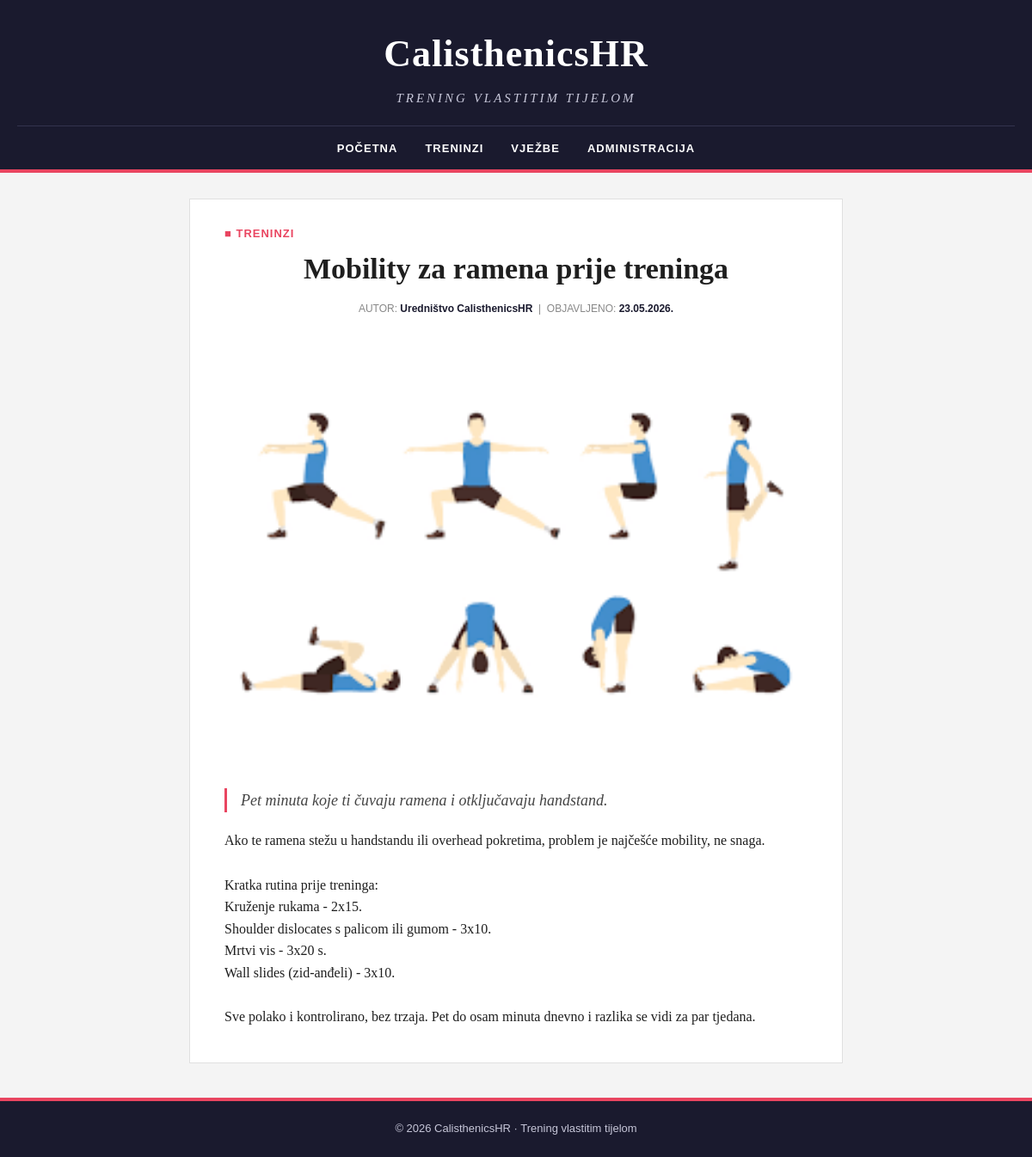
The app's page /clanak.php?id=4, older data.
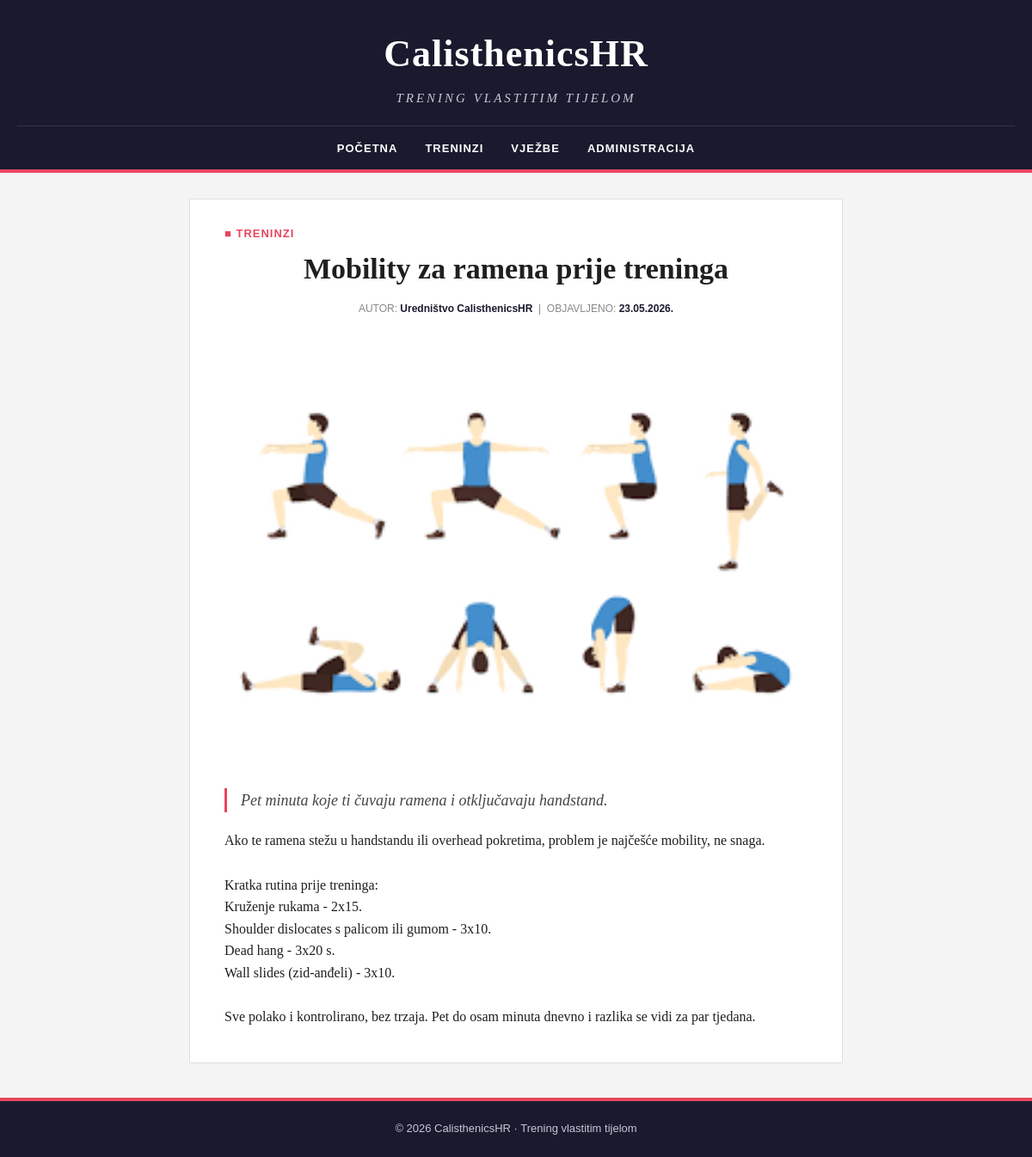
The same page, newer data.
### tables this page shows
CREATE TABLE vijesti (
    id INT(11) NOT NULL AUTO_INCREMENT,
    datum VARCHAR(32),
    naslov VARCHAR(64),
    sazetak TEXT,
    tekst TEXT,
    slika VARCHAR(64),
    kategorija VARCHAR(64),
    arhiva TINYINT(1),
    PRIMARY KEY (id)
);

### connect.php (called while the page is built, shortened)
<?php
function esc($s) {
    return htmlspecialchars($s, ENT_QUOTES, 'UTF-8');
}

### clanak.php (the view, shortened to what this page needs)
<?php
include 'connect.php';
$id = isset($_GET['id']) ? (int) $_GET['id'] : 0;
$row = null;
$query = "SELECT * FROM vijesti WHERE id=?";
$stmt = mysqli_stmt_init($dbc);
if (mysqli_stmt_prepare($stmt, $query)) {
    mysqli_stmt_bind_param($stmt, 'i', $id);
    mysqli_stmt_execute($stmt);
    $result = mysqli_stmt_get_result($stmt);
    $row = mysqli_fetch_array($result);
}
?>
<!DOCTYPE html>
<html lang="hr">
<head>
    <link rel="stylesheet" type="text/css" href="style.css">
</head>
<body>
    <header>
        <div class="brand">
            <h1 class="logo"><a href="index.php">CalisthenicsHR</a></h1>
            <p class="tagline">Trening vlastitim tijelom</p>
        </div>
        <nav>
            <a href="index.php">Početna</a>
            <a href="kategorija.php?id=treninzi">Treninzi</a>
            <a href="kategorija.php?id=vjezbe">Vježbe</a>
            <a href="administrator.php">Administracija</a>
        </nav>
    </header>
    <main>
        <?php if ($row) { ?>
        <section role="main" class="article-full">
            <div class="row">
                <p class="category"><span><?php echo esc($row['kategorija']); ?></span></p>
                <h1 class="title"><?php echo esc($row['naslov']); ?></h1>
                <p class="meta">AUTOR: <span>Uredništvo CalisthenicsHR</span> &nbsp;|&nbsp; OBJAVLJENO: <span><?php echo esc($row['datum']); ?></span></p>
            </div>
            <section class="slika">
                <?php echo '<img src="' . UPLPATH . esc($row['slika']) . '" alt="' . esc($row['naslov']) . '">'; ?>
            </section>
            <section class="about">
                <p><?php echo esc($row['sazetak']); ?></p>
            </section>
            <section class="sadrzaj">
                <p><?php echo nl2br(esc($row['tekst'])); ?></p>
            </section>
        </section>
        <?php } else { ?>
        <p class="info-msg">Članak nije pronađen. <a href="index.php">Povratak na početnu</a>.</p>
        <?php } ?>
    </main>
    <footer>
        <p>&copy; 2026 CalisthenicsHR &middot; Trening vlastitim tijelom</p>
    </footer>
</body>
</html>

Row changes from the older to the newer data that the page shows:
changed vijesti "Mobility za ramena prije treninga": tekst "…ili gumom - 3x10. Mrtvi vis - 3x20 s. Wall…" → "…ili gumom - 3x10. Dead hang - 3x20 s. Wall…"
